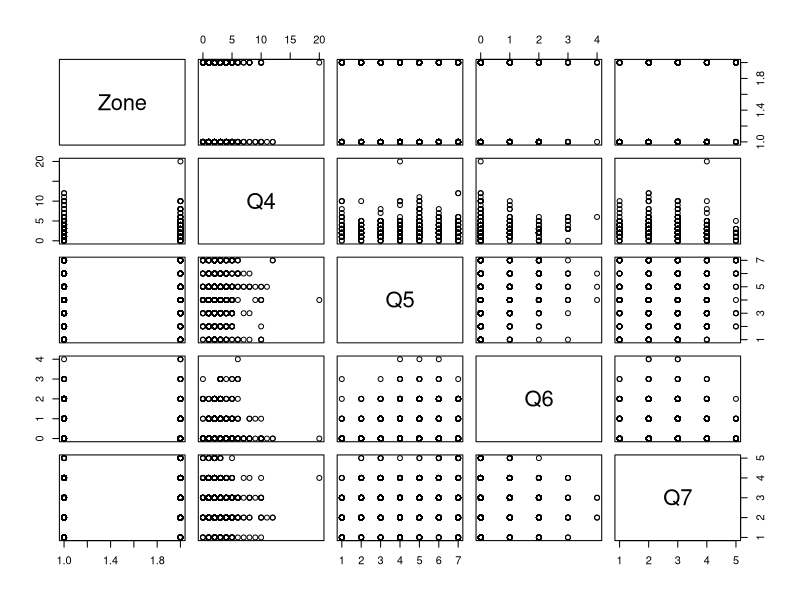
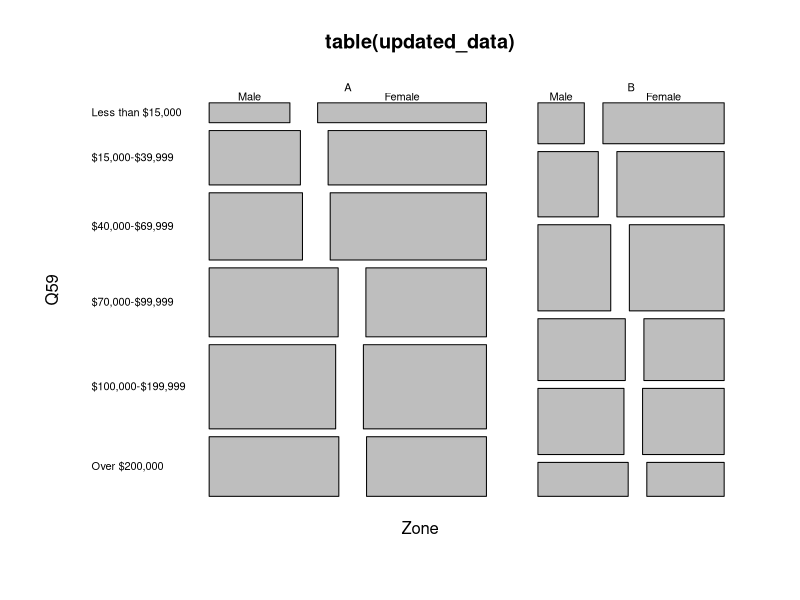

Recreate these plots in R, in order.
## ---- chunk 1
library(haven)
data <- read_sav('data/spss-sample.sav')
## ---- chunk 2
# Structure of the data
str(data[,1:3])
# Summary for a numerical variables
summary(data$Q4)
# Summary for a categorical variable
summary(as_factor(data$Q7))
## ---- chunk 3
# First 10 rows
head(data, 10)
# Last 10 rows
tail(data, 10)
# Total number of rows
nrow(data)
# Total number of columns
ncol(data)
# Column names
names(data) # also colnames(data)
## ---- chunk 4
library(dplyr)
library(magrittr) # for %>%
data <- data %>% mutate_at(vars(-Q4, -Q6, -Q50), as.factor)
## ---- chunk 5
# Plotting the first 5 columns
plot(data[,1:5])
## ---- chunk 6
data <- read_sav('data/spss-sample.sav')
## ---- chunk 7
head(data)
## ---- chunk 8
summary(as_factor(data, levels='values') %>% mutate_all(as.numeric))
## ---- chunk 9
# Converting data types
updated_data <- data %>% mutate_at(vars(-Q4, -Q6, -Q50), as_factor)
## ---- chunk 10
summary(updated_data)
## ---- chunk 11
# Removing rows where birth year is irrelevant
# Here we decided that all birth year must be greater 1900
updated_data <- data %>% filter(Q50 > 1900)
# Now if we re-run its summary
summary(updated_data$Q50)
# Removing rows with birth year greater than 1900 and missing responses for Q4
updated_data <- data %>% filter(Q50 > 1900, !is.na(Q4))
summary(updated_data$Q50)
summary(updated_data$Q4)
## ---- chunk 12
data$Zone <- factor(data$Zone)
data <- data %>% mutate_at(vars(-Q4, -Q6, -Q50), as_factor)
## ---- chunk 13
# Creating a new dataframe with only zone, gender, and income column
updated_data <- data %>% select(Zone, Q59, Q51)
head(updated_data, 10)
plot(table(updated_data), las=1)
## ---- chunk 14
# To split the dataset into multiple dataframe of 10 rows each
max_number_of_rows_per_dataframe <- 10
total_number_rows_in_the_current_dataset <- nrow(data)
sets_of_10rows_dataframes <- split(data, 
                                   rep(1:ceiling(total_number_rows_in_the_current_dataset/max_number_of_rows_per_dataframe), 
                                       each=max_number_of_rows_per_dataframe, 
                                       length.out=total_number_rows_in_the_current_dataset)
                                   )
# Here are the first 2 dataframes
sets_of_10rows_dataframes[[1]] # or sets_of_10rows_dataframes$`1`
sets_of_10rows_dataframes[[2]]
## ---- chunk 15
data <- data %>% filter(Q50 > 1900)
## ---- chunk 16
# Replacing Q50 values to their age in 2020
updated_data <- data %>% mutate(Q50 = 2020 - Q50)
head(updated_data, 10)
# It is also possible to leave Q50 untouched and store the results into a new column
updated_data <- data %>% mutate(age = 2020 - Q50)
head(updated_data, 10)
summary(updated_data$age)
## ---- chunk 17
summary(as_factor(data$Q5))
## ---- chunk 18
# Recoding Q5
recoded.with.recode <- recode(data$Q5, `Not Worried At All`="1", `Extremely Worried`="7")
summary(recoded.with.recode)
recoded.with.recode_factor <- recode_factor(data$Q5, `Not Worried At All`="1", `Extremely Worried`="7")
summary(recoded.with.recode_factor)
## ---- chunk 19
# Add column age where the values are 2020 - Q50
data$age <- 2020 - data$Q50
# Replace Q5 with value "Not Worried At All" to "1"
data$Q5[data$Q5 == "Not Worried At All"] <- 1
## ---- chunk 20
library(tidyr)
# We have to pivot by variable type
# Pivot longer for factor variables
pivoted.longer <- data %>% 
  select_if(is.factor) %>% 
  pivot_longer(-Zone, names_to = "question", values_to = "value")
pivoted.longer
# Then we can reshape it back to the original
pivoted.wider <- pivoted.longer %>%
  group_by(question) %>% mutate(row = row_number()) %>% 
  pivot_wider(names_from = question, values_from = value) %>% 
  select(-row)
pivoted.wider
## ---- chunk 21
# Creating a new column with responses from both Q7 and Q10
merged <- data %>% unite("Q7_Q10", Q7:Q10, sep = "__", remove = TRUE, na.rm = FALSE)
merged
# To split it back
merged %>% separate(Q7_Q10, c("Q7", "Q10"), sep = "__", remove = TRUE)
